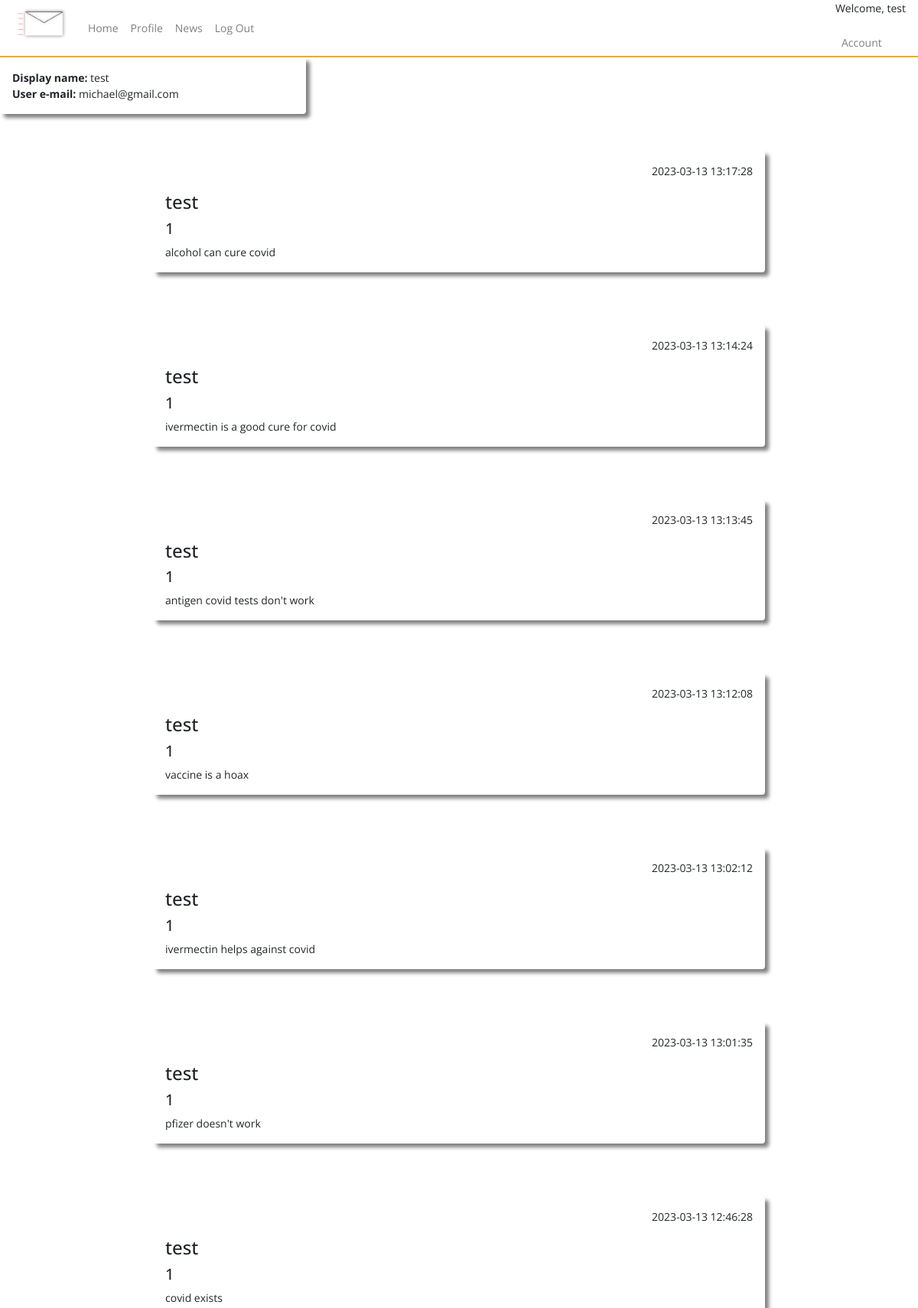
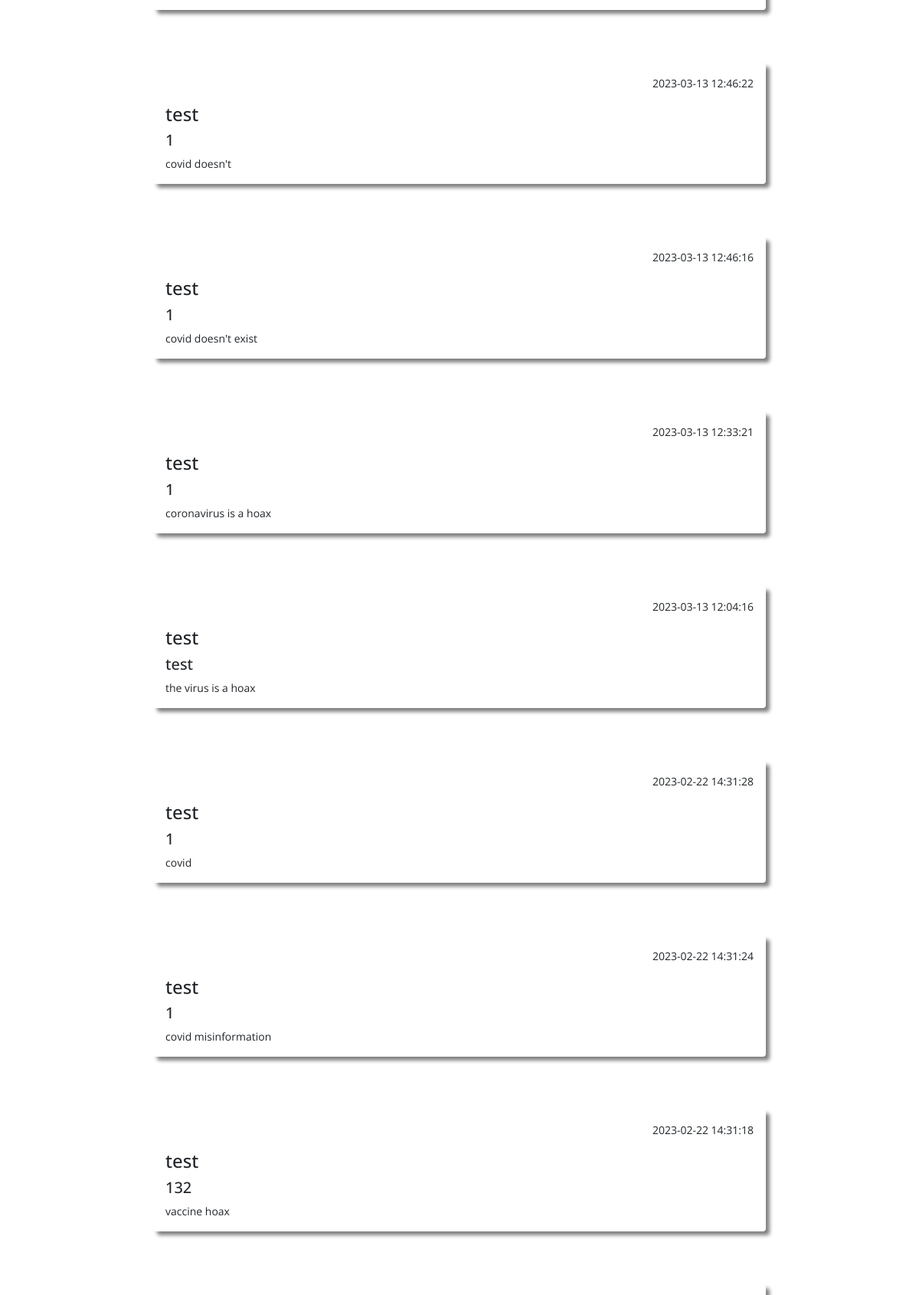
The page /profile (signed in, upper part) on the database its author committed (2 pictures, top to bottom).
### tables this page shows
CREATE TABLE users (
    ID INTEGER PRIMARY KEY AUTOINCREMENT,
    username TEXT NOT NULL,
    password TEXT NOT NULL,
    email TEXT NOT NULL UNIQUE
, user_type VARCHAR, whitelisted text, blacklisted text);

CREATE TABLE posts (
    ID INTEGER PRIMARY KEY AUTOINCREMENT,
    title TEXT NOT NULL,
    content TEXT NOT NULL,
    by_user TEXT NOT NULL,
    created_at timestamp default current_timestamp
, userID integer, flag_covid text, blacklisted text, flag_vaccine text, flag_tests text, flag_cures text);

### app.py (the view)
@app.route("/profile")
def profile():
    if not session.get('username'):
        return redirect(url_for('home'))
    user=query_db('SELECT * FROM users WHERE username = ?', [session['username']], True)
    user_posts=query_db('SELECT * FROM posts WHERE by_user = ? ORDER BY created_at DESC', [session['username']])
    return render_template('profile.html', user = user, user_posts = user_posts)

### app.py (called while the page is built)
def query_db(query, args=(), one=False):
    con = g._database = sqlite3.connect(DATABASE)
    con.row_factory = sqlite3.Row
    cur = con.execute(query, args)
    rv = cur.fetchall()
    cur.close()
    return (rv[0] if rv else None) if one else rv

### templates/profile.html (shortened to what this page needs)
{% include "layout.html" %}
{% include "nav.html" %}
<div class="container-fluid">
    <div class="row h-500">
        <div class="col-4 shadow p-3 mb-5 rounded">
            <b>Display name:</b> {{ user.username }}<br>
            <b>User e-mail:</b> {{ user.email }}
        </div>
    </div>
    {% for user_post in user_posts %}
    <div class="shadow mx-auto posts p-3 mb-5 rounded">
    <p align="right">{{  user_post.created_at  }}</p>
    <h4>{{ user_post.by_user }}</h4>
    <h5>{{ user_post.title }}</h5>
    {{ user_post.content }}<br/>
    </div>
    <br/>
    {% endfor %}
</div>

### static/css/style.css (style rules this page uses)
.shadow { box-shadow: 5px 5px 5px grey; }
.posts { width: 800px; }

### rows shown on the page
users: username "test", email "michael@gmail.com"
posts: created_at "2023-03-13 13:17:28", by_user "test", title "1", content "alcohol can cure covid"
posts: created_at "2023-03-13 13:14:24", by_user "test", title "1", content "ivermectin is a good cure for covid"
posts: created_at "2023-03-13 13:13:45", by_user "test", title "1", content "antigen covid tests don't work"
posts: created_at "2023-03-13 13:12:08", by_user "test", title "1", content "vaccine is a hoax"
posts: created_at "2023-03-13 13:02:12", by_user "test", title "1", content "ivermectin helps against covid"
posts: created_at "2023-03-13 13:01:35", by_user "test", title "1", content "pfizer doesn't work"
posts: created_at "2023-03-13 12:46:28", by_user "test", title "1", content "covid exists"
posts: created_at "2023-03-13 12:46:22", by_user "test", title "1", content "covid doesn't"
posts: created_at "2023-03-13 12:46:16", by_user "test", title "1", content "covid doesn't exist"
posts: created_at "2023-03-13 12:33:21", by_user "test", title "1", content "coronavirus is a hoax"
posts: created_at "2023-03-13 12:04:16", by_user "test", title "test", content "the virus is a hoax"
posts: created_at "2023-02-22 14:31:28", by_user "test", title "1", content "covid"
posts: created_at "2023-02-22 14:31:24", by_user "test", title "1", content "covid misinformation"
posts: created_at "2023-02-22 14:31:18", by_user "test", title "132", content "vaccine hoax"

### other values the page prints
{{ session.username }} "test"
